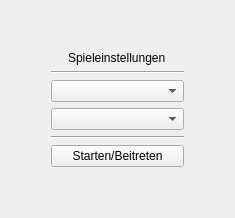
          <widget class="QWidget" name="mainStart">
           <layout class="QGridLayout" name="gridLayout_2">
            <item row="2" column="0">
             <spacer name="hSpacerMainStart1">
              <property name="orientation">
               <enum>Qt::Horizontal</enum>
              </property>
              <property name="sizeHint" stdset="0">
               <size>
                <width>40</width>
                <height>20</height>
               </size>
              </property>
             </spacer>
            </item>
            <item row="2" column="2">
             <spacer name="hSpacerMainStart2">
              <property name="orientation">
               <enum>Qt::Horizontal</enum>
              </property>
              <property name="sizeHint" stdset="0">
               <size>
                <width>40</width>
                <height>20</height>
               </size>
              </property>
             </spacer>
            </item>
            <item row="3" column="1">
             <spacer name="vSpacerMainStart2">
              <property name="orientation">
               <enum>Qt::Vertical</enum>
              </property>
              <property name="sizeHint" stdset="0">
               <size>
                <width>20</width>
                <height>40</height>
               </size>
              </property>
             </spacer>
            </item>
            <item row="0" column="1">
             <spacer name="vSpacerMainStart1">
              <property name="orientation">
               <enum>Qt::Vertical</enum>
              </property>
              <property name="sizeHint" stdset="0">
               <size>
                <width>20</width>
                <height>40</height>
               </size>
              </property>
             </spacer>
            </item>
            <item row="2" column="1">
             <layout class="QGridLayout" name="gridMainStart">
              <item row="1" column="0" colspan="3">
               <widget class="Line" name="line_2">
                <property name="orientation">
                 <enum>Qt::Horizontal</enum>
                </property>
               </widget>
              </item>
              <item row="0" column="0" colspan="3" alignment="Qt::AlignHCenter">
               <widget class="QLabel" name="label_3">
                <property name="text">
                 <string>Spieleinstellungen</string>
                </property>
               </widget>
              </item>
              <item row="2" column="0" colspan="3">
               <widget class="QComboBox" name="comboBox_2">
                <property name="currentText">
                 <string/>
                </property>
                <property name="placeholderText">
                 <string>Gruppe</string>
                </property>
               </widget>
              </item>
              <item row="3" column="0" colspan="3">
               <widget class="QComboBox" name="comboBox">
                <property name="placeholderText">
                 <string>Schwierigkeitsgrad</string>
                </property>
               </widget>
              </item>
              <item row="5" column="0" colspan="3">
               <widget class="QPushButton" name="btnGame">
                <property name="text">
                 <string>Starten/Beitreten</string>
                </property>
               </widget>
              </item>
              <item row="4" column="0" colspan="3">
               <widget class="Line" name="line">
                <property name="orientation">
                 <enum>Qt::Horizontal</enum>
                </property>
               </widget>
              </item>
             </layout>
            </item>
           </layout>
          </widget>
